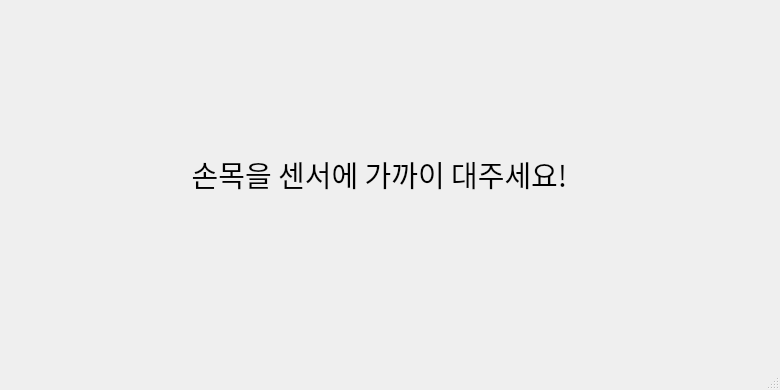
<?xml version="1.0" encoding="UTF-8"?>
<ui version="4.0">
 <class>WelcomeWindow</class>
 <widget class="QMainWindow" name="WelcomeWindow">
  <property name="geometry">
   <rect>
    <x>0</x>
    <y>0</y>
    <width>780</width>
    <height>390</height>
   </rect>
  </property>
  <property name="windowTitle">
   <string>Welcome!</string>
  </property>
  <widget class="QWidget" name="centralwidget">
   <widget class="QWidget" name="verticalLayoutWidget">
    <property name="geometry">
     <rect>
      <x>60</x>
      <y>50</y>
      <width>661</width>
      <height>251</height>
     </rect>
    </property>
    <layout class="QVBoxLayout" name="verticalLayout"/>
   </widget>
   <widget class="QLabel" name="label">
    <property name="geometry">
     <rect>
      <x>50</x>
      <y>50</y>
      <width>659</width>
      <height>249</height>
     </rect>
    </property>
    <property name="font">
     <font>
      <family>Agency FB</family>
      <pointsize>22</pointsize>
     </font>
    </property>
    <property name="text">
     <string>손목을 센서에 가까이 대주세요!</string>
    </property>
    <property name="alignment">
     <set>Qt::AlignCenter</set>
    </property>
   </widget>
  </widget>
  <widget class="QMenuBar" name="menubar">
   <property name="geometry">
    <rect>
     <x>0</x>
     <y>0</y>
     <width>780</width>
     <height>26</height>
    </rect>
   </property>
  </widget>
  <widget class="QStatusBar" name="statusbar"/>
 </widget>
 <resources/>
 <connections/>
</ui>
